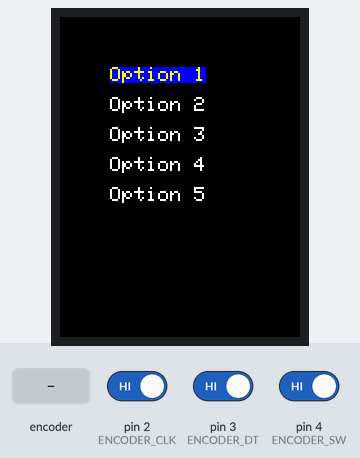
Recording of a sketch running on a simulated Arduino Uno, built with avr-gcc and run on an emulated ATmega328P. On the bench: 240×320 colour display. Inputs (shaded band) come from the test bench; at power-on: pin 4 (ENCODER_SW) HIGH, pin 2 (ENCODER_CLK) HIGH, pin 3 (ENCODER_DT) HIGH.

Above: at 1.5 s.
1.6 s: pin 4 (ENCODER_SW) driven LOW
At 2.1 s:
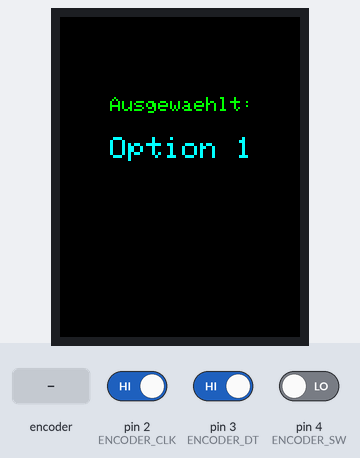
4.6 s: pin 4 (ENCODER_SW) driven HIGH
7.5 s: rotary encoder on pin 2 (ENCODER_CLK) / pin 3 (ENCODER_DT) turned 2 steps (second pin leading)
At 9.0 s:
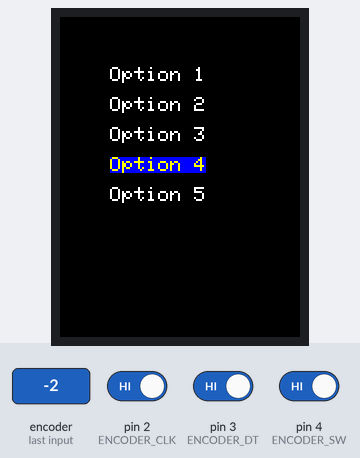
9.4 s: rotary encoder on pin 2 (ENCODER_CLK) / pin 3 (ENCODER_DT) turned 3 steps (first pin leading)
At 11.1 s:
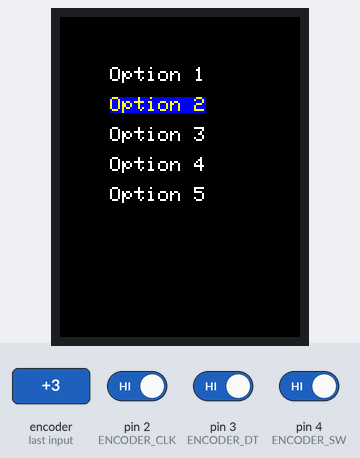
Timing chart, 0 to 12.5 s (numbered marks = the images above; inputs shaded):
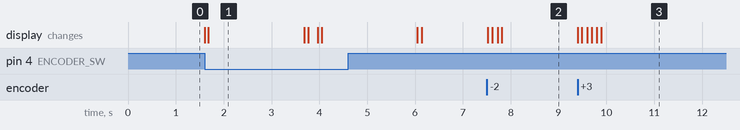

The sketch:

TFT_Display_ILI9431_Teil4.ino
```cpp
#include <Adafruit_GFX.h>
#include <Adafruit_ILI9341.h>

// Das ILI9341-Display verwendet den SPI-Bus des Arduino.
// Die SPI-Pins (MOSI, MISO, SCK) sind hardwarebedingt festgelegt:
// - MOSI (D11 bei Arduino UNO) -> Datenleitung zum Display
// - MISO (D12 bei Arduino UNO) -> Nicht benötigt für das Display
// - SCK (D13 bei Arduino UNO) -> Taktsignal
//
// Zusätzlich benötigen wir drei frei wählbare Pins für Steuerleitungen:
#define TFT_CS     10  // Chip Select (aktiviert das Display für die Kommunikation)
#define TFT_RST    9   // Reset (zurücksetzen des Displays, kann auch an 3,3V angeschlossen werden)
#define TFT_DC     8   // Data/Command (Steuert, ob Daten oder Befehle gesendet werden)

// Drehencoder Pins
#define ENCODER_CLK 2  // Drehencoder Clock-Pin
#define ENCODER_DT 3   // Drehencoder Data-Pin
#define ENCODER_SW 4   // Drehencoder Taster-Pin

Adafruit_ILI9341 tft = Adafruit_ILI9341(TFT_CS, TFT_DC, TFT_RST);

int menuIndex = 0;  // Menüpunkt-Index
const int menuItems = 5;  // Anzahl der Menüpunkte
String menuOptions[menuItems] = {"Option 1", "Option 2", "Option 3", "Option 4", "Option 5"};

void setup() {
    // Starte die Kommunikation mit dem Display
    tft.begin();
    tft.setRotation(0); // Hochformat
    tft.fillScreen(ILI9341_BLACK);

    // Drehencoder Pins als Eingänge setzen
    pinMode(ENCODER_CLK, INPUT_PULLUP);
    pinMode(ENCODER_DT, INPUT_PULLUP);
    pinMode(ENCODER_SW, INPUT_PULLUP);

    drawMenu(); // Menü zeichnen
}

void loop() {
    handleEncoder(); // Menü mit Drehencoder steuern
}

// --- Funktion: Menü zeichnen ---
void drawMenu() {
    tft.fillScreen(ILI9341_BLACK); // Bildschirm leeren
    for (int i = 0; i < menuItems; i++) {
        if (i == menuIndex) {
            tft.setTextColor(ILI9341_YELLOW, ILI9341_BLUE); // Markierte Option
        } else {
            tft.setTextColor(ILI9341_WHITE, ILI9341_BLACK);
        }
        tft.setCursor(50, 50 + (i * 30));
        tft.setTextSize(2);
        tft.print(menuOptions[i]);
    }
}

// --- Funktion: Drehencoder-Eingabe behandeln ---
void handleEncoder() {
    static int lastState = HIGH;
    int currentState = digitalRead(ENCODER_CLK);
    if (currentState != lastState && currentState == LOW) {
        if (digitalRead(ENCODER_DT) != currentState) {
            menuIndex++;
            if (menuIndex >= menuItems) menuIndex = 0;
        } else {
            menuIndex--;
            if (menuIndex < 0) menuIndex = menuItems - 1;
        }
        drawMenu();
    }
    lastState = currentState;

    // Wenn der Drehencoder-Knopf gedrückt wird
    if (digitalRead(ENCODER_SW) == LOW) {
        executeMenuOption(menuIndex);
        delay(200); // Verhindert mehrfaches Auslösen
    }
}

// --- Funktion: Aktion für ausgewähltes Menüelement ---
void executeMenuOption(int index) {
    tft.fillScreen(ILI9341_BLACK); // Bildschirm löschen

    // Erste Zeile
    tft.setCursor(50, 80);
    tft.setTextColor(ILI9341_GREEN);
    tft.setTextSize(2);
    tft.print("Ausgewaehlt:");

    // Zweite Zeile mit der ausgewählten Option
    tft.setCursor(50, 120);
    tft.setTextColor(ILI9341_CYAN);
    tft.setTextSize(3);
    tft.print(menuOptions[index]);

    delay(2000); // Kurz anzeigen
    drawMenu(); // Zurück zum Menü
}
```

Measured:
- after the input at 1.6 s, the display: first changes at once (image 1 shows a later state)
- after the input at 7.5 s, the display: first changes at once (image 2 shows a later state)
- after the input at 9.4 s, the display: first changes at once (image 3 shows a later state)
- what the display in image 1 shows lasts 2.0 s, from 1.7 s to 3.7 s
